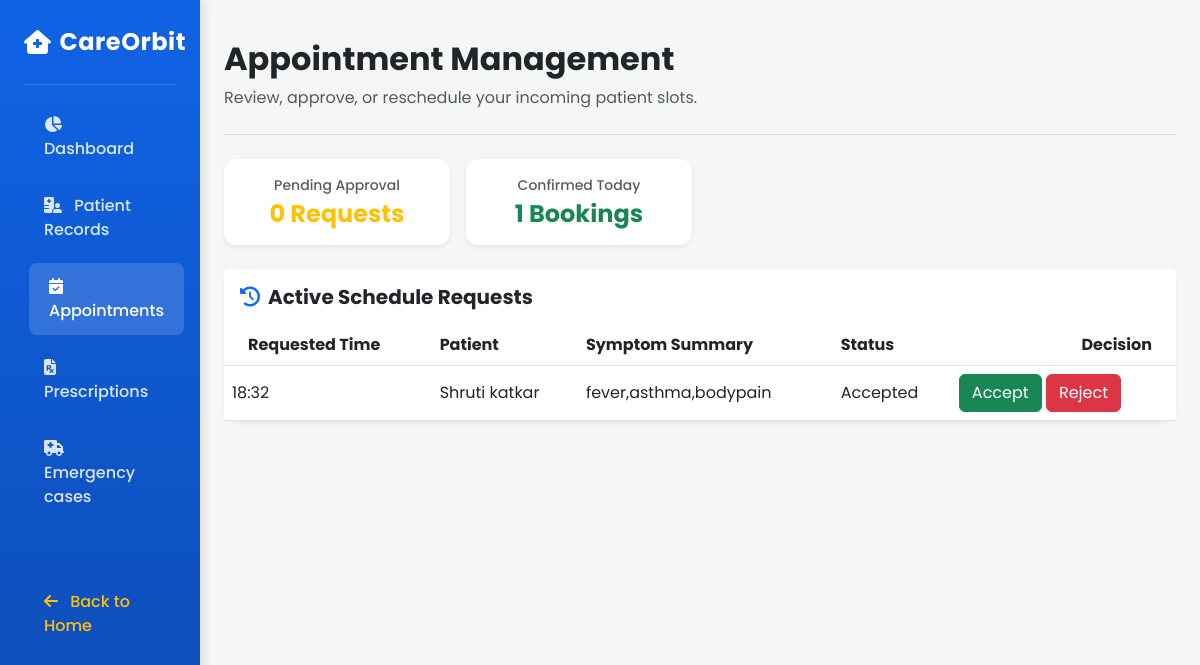
The page /appointments/3 on the database its author committed.
### models.py (models this page shows)
class Appointment(db.Model):
    id = db.Column(
        db.Integer,
        primary_key=True
    )
    patient_id = db.Column(
        db.Integer,
        db.ForeignKey("patient.id"),
        nullable=True
    )
    patient_name = db.Column(
        db.String(100),
        nullable=False
    )
    doctor_name = db.Column(
        db.String(150),
        nullable=False
    )
    age = db.Column(
        db.Integer,
        nullable=False
    )
    gender = db.Column(
        db.String(20),
        nullable=False
    )
    symptoms = db.Column(
        db.String(200),
        nullable=False
    )
    appointment_date = db.Column(
        db.Date,
        nullable=True
    )
    appointment_time = db.Column(
        db.String(50),
        nullable=True
    )
    time = db.Column(
        db.String(50),
        nullable=True
    )
    status = db.Column(
        db.String(50),
        default="Pending"
    )

### app.py (the view)
@app.route("/appointments/<int:patient_id>")
def doctor_appointments(patient_id):
    appointments = Appointment.query.filter_by(
        patient_id=patient_id
    ).all()
    patient = Patient.query.get_or_404(patient_id)
    pending_count = Appointment.query.filter_by(
        patient_id=patient_id,
        status="Pending"
    ).count()
    accepted_count = Appointment.query.filter_by(
        patient_id=patient_id,
        status="Accepted"
    ).count()
    import os
    print("Current folder:", os.getcwd())
    print("Templates folder:", os.listdir("templates"))
    return render_template(
        "doctor_appointment.html",
        patient=patient,
        appointments=appointments,
        pending_count=pending_count,
        accepted_count=accepted_count
    )

### templates/doctor_appointment.html (shortened to what this page needs)
<!DOCTYPE html>
<html lang="en">
<head>
    <link href="https://cdn.jsdelivr.net/npm/bootstrap@5.3.0/dist/css/bootstrap.min.css" rel="stylesheet">
    <link rel="stylesheet" href="https://cdnjs.cloudflare.com/ajax/libs/font-awesome/6.4.0/css/all.min.css">
</head>
<body>
<div class="container-fluid">
    <div class="row">
        <nav class="col-md-3 col-lg-2 d-md-block sidebar collapse p-4">
            <div class="sidebar-brand d-flex align-items-center mb-4">
                <i class="fa-solid fa-house-medical me-2"></i>
                <span>CareOrbit</span>
            </div>
            <hr class="text-white-50">
            <ul class="nav flex-column gap-1">
                <li class="nav-item">
                    <a class="nav-link" href="/doctor-dashboard"><i class="fa-solid fa-chart-pie me-2"></i> Dashboard</a>
                </li>
                <li class="nav-item">
                    <a class="nav-link" href="/patient-records"><i class="fa-solid fa-hospital-user me-2"></i> Patient Records</a>
                </li>
                <li class="nav-item">
                    <a class="nav-link active" href="#"><i class="fa-solid fa-calendar-check me-2"></i> Appointments</a>
                </li>
                <li class="nav-item">
                    <a class="nav-link" href="{{url_for('prescriptions')}}"><i class="fa-solid fa-file-prescription me-2"></i> Prescriptions</a>
                </li>
                <li class="nav-item">
                    <a class="nav-link" href="/emergency-cases"><i class="fa-solid fa-truck-medical me-2"></i> Emergency cases</a>
                </li>
                <li class="nav-item mt-5">
                    <a class="nav-link text-warning" href="/"><i class="fa-solid fa-arrow-left me-2"></i> Back to Home</a>
                </li>
            </ul>
        </nav>
        <main class="col-md-9 ms-sm-auto col-lg-10 px-md-4 py-4">
            <div class="d-flex justify-content-between flex-wrap flex-md-nowrap align-items-center pt-3 pb-2 mb-4 border-bottom">
                <div>
                    <h1 class="h2 fw-bold text-dark">Appointment Management</h1>
                    <p class="text-muted">Review, approve, or reschedule your incoming patient slots.</p>
                </div>
            </div>
            <div class="row g-3 mb-4">
                <div class="col-6 col-md-3">
                    <div class="card metric-card p-3 shadow-sm text-center">
                        <span class="text-muted small fw-medium d-block">Pending Approval</span>
                        <h4 class="fw-bold text-warning mt-1 mb-0">{{pending_count}} Requests</h4>
                    </div>
                </div>
                <div class="col-6 col-md-3">
                    <div class="card metric-card p-3 shadow-sm text-center">
                        <span class="text-muted small fw-medium d-block">Confirmed Today</span>
                        <h4 class="fw-bold text-success mt-1 mb-0">{{accepted_count}} Bookings</h4>
                    </div>
                </div>
            </div>
            <div class="card appointment-card shadow-sm">
                <div class="card-header bg-white py-3 border-0 d-flex justify-content-between align-items-center">
                    <h5 class="m-0 fw-bold text-dark"><i class="fa-solid fa-clock-rotate-left text-primary me-2"></i>Active Schedule Requests</h5>
                </div>
                <div class="card-body p-0">
                    <div class="table-responsive">
                        <table class="table table-hover align-middle mb-0">
                            <thead>
                                <tr>
                                    <th class="ps-4">Requested Time</th>
                                    <th>Patient</th>
                                    <th>Symptom Summary</th>
                                    <th>Status</th>
                                    <th class="text-end pe-4">Decision</th>
                                </tr>
                            </thead>
                            <tbody>
{% if appointments %}
    {% for appointment in appointments %}
    <tr>
        <td>{{ appointment.time }}</td>
        <td>{{ appointment.patient_name }}</td>
        <td>{{ appointment.symptoms }}</td>
        <td>{{ appointment.status }}</td>
        <td>
            <form action="/appointment-status/{{ appointment.id }}/Accepted" method="POST" style="display:inline;">
                <button type="submit" class="btn btn-success">
                    Accept
                </button>
            </form>
            <form action="/appointment-status/{{ appointment.id }}/Declined" method="POST" style="display:inline;">
                <button type="submit" class="btn btn-danger">
                    Reject
                </button>
            </form>
        </td>
    </tr>
    {% endfor %}
{% endif %}
</tbody>
                        </table>
                   </div>
                </div>
            </div>
        </main>
    </div>
</div>
</body>
</html>

### templates/doctor_appointment.html (style rules this page uses)
body { font-family: 'Poppins', sans-serif; background-color: #f4f7f6; }
.sidebar { min-height: 100vh; background: linear-gradient(180deg, #1063e5 0%, #0d4bb3 100%); color: white; box-shadow: 4px 0 10px rgba(0,0,0,0.1); }
.sidebar .nav-link { color: rgba(255, 255, 255, 0.85); font-weight: 500; padding: 12px 20px; border-radius: 8px; transition: all 0.3s ease; margin-bottom: 5px; }
.sidebar .nav-link:hover, .sidebar .nav-link.active { color: white; background-color: rgba(255, 255, 255, 0.15); transform: translateX(5px); }
.sidebar-brand { font-size: 1.5rem; font-weight: 700; letter-spacing: 0.5px; }
.appointment-card { border: none; border-radius: 15px; background: white; transition: transform 0.2s ease, box-shadow 0.2s ease; }
.metric-card { border: none; border-radius: 12px; background: white; }

### rows shown on the page
Appointment: time "18:32", patient_name "Shruti katkar", symptoms "fever,asthma,bodypain", status "Accepted"

### other values the page prints
{{ pending_count }} "0"
{{ accepted_count }} "1"
